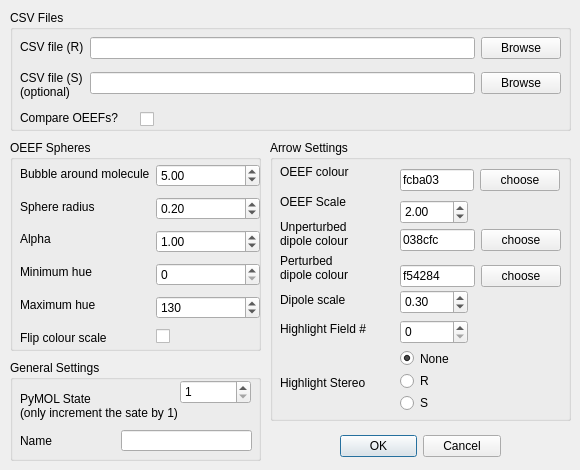
<?xml version="1.0" encoding="UTF-8"?>
<ui version="4.0">
 <class>Form</class>
 <widget class="QWidget" name="Form">
  <property name="enabled">
   <bool>true</bool>
  </property>
  <property name="geometry">
   <rect>
    <x>0</x>
    <y>0</y>
    <width>580</width>
    <height>470</height>
   </rect>
  </property>
  <property name="minimumSize">
   <size>
    <width>580</width>
    <height>470</height>
   </size>
  </property>
  <property name="maximumSize">
   <size>
    <width>580</width>
    <height>470</height>
   </size>
  </property>
  <property name="windowTitle">
   <string>Form</string>
  </property>
  <widget class="QGroupBox" name="groupBox">
   <property name="geometry">
    <rect>
     <x>10</x>
     <y>140</y>
     <width>251</width>
     <height>211</height>
    </rect>
   </property>
   <property name="title">
    <string>OEEF Spheres</string>
   </property>
   <widget class="QWidget" name="horizontalLayoutWidget">
    <property name="geometry">
     <rect>
      <x>10</x>
      <y>20</y>
      <width>240</width>
      <height>191</height>
     </rect>
    </property>
    <layout class="QHBoxLayout" name="horizontalLayout">
     <item>
      <layout class="QVBoxLayout" name="verticalLayout_2">
       <item>
        <widget class="QLabel" name="label">
         <property name="text">
          <string>Bubble around molecule</string>
         </property>
        </widget>
       </item>
       <item>
        <widget class="QLabel" name="label_2">
         <property name="text">
          <string>Sphere radius</string>
         </property>
        </widget>
       </item>
       <item>
        <widget class="QLabel" name="label_5">
         <property name="text">
          <string>Alpha</string>
         </property>
        </widget>
       </item>
       <item>
        <widget class="QLabel" name="label_6">
         <property name="text">
          <string>Minimum hue</string>
         </property>
        </widget>
       </item>
       <item>
        <widget class="QLabel" name="label_7">
         <property name="text">
          <string>Maximum hue</string>
         </property>
        </widget>
       </item>
       <item>
        <widget class="QLabel" name="label_8">
         <property name="text">
          <string>Flip colour scale</string>
         </property>
        </widget>
       </item>
      </layout>
     </item>
     <item>
      <layout class="QVBoxLayout" name="verticalLayout">
       <item>
        <widget class="QDoubleSpinBox" name="bubble">
         <property name="value">
          <double>5.000000000000000</double>
         </property>
        </widget>
       </item>
       <item>
        <widget class="QDoubleSpinBox" name="radius">
         <property name="singleStep">
          <double>0.010000000000000</double>
         </property>
         <property name="value">
          <double>0.200000000000000</double>
         </property>
        </widget>
       </item>
       <item>
        <widget class="QDoubleSpinBox" name="alpha">
         <property name="singleStep">
          <double>0.100000000000000</double>
         </property>
         <property name="value">
          <double>1.000000000000000</double>
         </property>
        </widget>
       </item>
       <item>
        <widget class="QSpinBox" name="minH">
         <property name="maximum">
          <number>360</number>
         </property>
        </widget>
       </item>
       <item>
        <widget class="QSpinBox" name="maxH">
         <property name="maximum">
          <number>360</number>
         </property>
         <property name="value">
          <number>130</number>
         </property>
        </widget>
       </item>
       <item>
        <widget class="QCheckBox" name="flipcolour">
         <property name="text">
          <string/>
         </property>
        </widget>
       </item>
      </layout>
     </item>
    </layout>
   </widget>
  </widget>
  <widget class="QGroupBox" name="groupBox_2">
   <property name="geometry">
    <rect>
     <x>270</x>
     <y>140</y>
     <width>301</width>
     <height>281</height>
    </rect>
   </property>
   <property name="title">
    <string>Arrow Settings</string>
   </property>
   <widget class="QWidget" name="layoutWidget">
    <property name="geometry">
     <rect>
      <x>130</x>
      <y>210</y>
      <width>71</width>
      <height>61</height>
     </rect>
    </property>
    <layout class="QVBoxLayout" name="verticalLayout_6">
     <item>
      <widget class="QRadioButton" name="highlight_null">
       <property name="text">
        <string>None</string>
       </property>
       <property name="checked">
        <bool>true</bool>
       </property>
      </widget>
     </item>
     <item>
      <widget class="QRadioButton" name="highlight_r">
       <property name="text">
        <string>R</string>
       </property>
      </widget>
     </item>
     <item>
      <widget class="QRadioButton" name="highlight_s">
       <property name="text">
        <string>S</string>
       </property>
      </widget>
     </item>
    </layout>
   </widget>
   <widget class="QWidget" name="layoutWidget">
    <property name="geometry">
     <rect>
      <x>10</x>
      <y>20</y>
      <width>112</width>
      <height>181</height>
     </rect>
    </property>
    <layout class="QVBoxLayout" name="verticalLayout_5">
     <item>
      <widget class="QLabel" name="label_10">
       <property name="text">
        <string>OEEF colour</string>
       </property>
      </widget>
     </item>
     <item>
      <widget class="QLabel" name="label_13">
       <property name="text">
        <string>OEEF Scale</string>
       </property>
      </widget>
     </item>
     <item>
      <widget class="QLabel" name="label_11">
       <property name="text">
        <string>Unperturbed
dipole colour</string>
       </property>
      </widget>
     </item>
     <item>
      <widget class="QLabel" name="label_14">
       <property name="text">
        <string>Perturbed
dipole colour</string>
       </property>
      </widget>
     </item>
     <item>
      <widget class="QLabel" name="label_12">
       <property name="text">
        <string>Dipole scale</string>
       </property>
      </widget>
     </item>
     <item>
      <widget class="QLabel" name="label_15">
       <property name="text">
        <string>Highlight Field #</string>
       </property>
      </widget>
     </item>
    </layout>
   </widget>
   <widget class="QLabel" name="label_24">
    <property name="geometry">
     <rect>
      <x>10</x>
      <y>230</y>
      <width>110</width>
      <height>26</height>
     </rect>
    </property>
    <property name="text">
     <string>Highlight Stereo</string>
    </property>
   </widget>
   <widget class="QDoubleSpinBox" name="fieldscale">
    <property name="geometry">
     <rect>
      <x>130</x>
      <y>60</y>
      <width>68</width>
      <height>24</height>
     </rect>
    </property>
    <property name="singleStep">
     <double>0.100000000000000</double>
    </property>
    <property name="value">
     <double>2.000000000000000</double>
    </property>
   </widget>
   <widget class="QDoubleSpinBox" name="dipolescale">
    <property name="geometry">
     <rect>
      <x>130</x>
      <y>150</y>
      <width>68</width>
      <height>24</height>
     </rect>
    </property>
    <property name="singleStep">
     <double>0.100000000000000</double>
    </property>
    <property name="value">
     <double>0.300000000000000</double>
    </property>
   </widget>
   <widget class="QSpinBox" name="highlightvec">
    <property name="geometry">
     <rect>
      <x>130</x>
      <y>180</y>
      <width>68</width>
      <height>24</height>
     </rect>
    </property>
   </widget>
   <widget class="QWidget" name="horizontalLayoutWidget_3">
    <property name="geometry">
     <rect>
      <x>130</x>
      <y>20</y>
      <width>160</width>
      <height>41</height>
     </rect>
    </property>
    <layout class="QHBoxLayout" name="horizontalLayout_3">
     <item>
      <widget class="QLineEdit" name="fieldcolour">
       <property name="text">
        <string>fcba03</string>
       </property>
       <property name="maxLength">
        <number>6</number>
       </property>
      </widget>
     </item>
     <item>
      <widget class="QPushButton" name="fieldcolour_button">
       <property name="text">
        <string>choose</string>
       </property>
      </widget>
     </item>
    </layout>
   </widget>
   <widget class="QWidget" name="horizontalLayoutWidget_4">
    <property name="geometry">
     <rect>
      <x>130</x>
      <y>80</y>
      <width>161</width>
      <height>41</height>
     </rect>
    </property>
    <layout class="QHBoxLayout" name="horizontalLayout_4">
     <item>
      <widget class="QLineEdit" name="dipolecolour">
       <property name="text">
        <string>038cfc</string>
       </property>
       <property name="maxLength">
        <number>6</number>
       </property>
      </widget>
     </item>
     <item>
      <widget class="QPushButton" name="dipolecolour_button">
       <property name="text">
        <string>choose</string>
       </property>
      </widget>
     </item>
    </layout>
   </widget>
   <widget class="QWidget" name="horizontalLayoutWidget_5">
    <property name="geometry">
     <rect>
      <x>130</x>
      <y>120</y>
      <width>161</width>
      <height>33</height>
     </rect>
    </property>
    <layout class="QHBoxLayout" name="horizontalLayout_5">
     <item>
      <widget class="QLineEdit" name="perturbeddipolecolour">
       <property name="text">
        <string>f54284</string>
       </property>
       <property name="maxLength">
        <number>6</number>
       </property>
      </widget>
     </item>
     <item>
      <widget class="QPushButton" name="perturbeddipolecolour_button">
       <property name="text">
        <string>choose</string>
       </property>
      </widget>
     </item>
    </layout>
   </widget>
  </widget>
  <widget class="QGroupBox" name="groupBox_3">
   <property name="geometry">
    <rect>
     <x>10</x>
     <y>360</y>
     <width>251</width>
     <height>101</height>
    </rect>
   </property>
   <property name="title">
    <string>General Settings</string>
   </property>
   <widget class="QLabel" name="label_23">
    <property name="geometry">
     <rect>
      <x>10</x>
      <y>30</y>
      <width>191</width>
      <height>31</height>
     </rect>
    </property>
    <property name="text">
     <string>PyMOL State
(only increment the sate by 1)</string>
    </property>
   </widget>
   <widget class="QLabel" name="label_25">
    <property name="geometry">
     <rect>
      <x>10</x>
      <y>70</y>
      <width>139</width>
      <height>21</height>
     </rect>
    </property>
    <property name="text">
     <string>Name</string>
    </property>
   </widget>
   <widget class="QLineEdit" name="name">
    <property name="geometry">
     <rect>
      <x>111</x>
      <y>70</y>
      <width>131</width>
      <height>21</height>
     </rect>
    </property>
    <property name="readOnly">
     <bool>false</bool>
    </property>
   </widget>
   <widget class="QSpinBox" name="state">
    <property name="geometry">
     <rect>
      <x>170</x>
      <y>20</y>
      <width>71</width>
      <height>24</height>
     </rect>
    </property>
    <property name="minimum">
     <number>1</number>
    </property>
    <property name="maximum">
     <number>999999</number>
    </property>
   </widget>
  </widget>
  <widget class="QGroupBox" name="groupBox_4">
   <property name="geometry">
    <rect>
     <x>10</x>
     <y>10</y>
     <width>561</width>
     <height>121</height>
    </rect>
   </property>
   <property name="title">
    <string>CSV Files</string>
   </property>
   <widget class="QWidget" name="horizontalLayoutWidget_2">
    <property name="geometry">
     <rect>
      <x>10</x>
      <y>20</y>
      <width>541</width>
      <height>71</height>
     </rect>
    </property>
    <layout class="QHBoxLayout" name="horizontalLayout_2">
     <item>
      <layout class="QVBoxLayout" name="verticalLayout_3">
       <item>
        <widget class="QLabel" name="label_3">
         <property name="text">
          <string>CSV file (R)</string>
         </property>
        </widget>
       </item>
       <item>
        <widget class="QLabel" name="label_18">
         <property name="text">
          <string>CSV file (S)
(optional)</string>
         </property>
        </widget>
       </item>
      </layout>
     </item>
     <item>
      <layout class="QVBoxLayout" name="verticalLayout_4">
       <item>
        <widget class="QLineEdit" name="vecCSV">
         <property name="readOnly">
          <bool>true</bool>
         </property>
        </widget>
       </item>
       <item>
        <widget class="QLineEdit" name="vecCSVS">
         <property name="readOnly">
          <bool>true</bool>
         </property>
        </widget>
       </item>
      </layout>
     </item>
     <item>
      <layout class="QVBoxLayout" name="verticalLayout_7">
       <item>
        <widget class="QPushButton" name="vecCSVbrowse">
         <property name="text">
          <string>Browse</string>
         </property>
        </widget>
       </item>
       <item>
        <widget class="QPushButton" name="vecCSVSbrowse">
         <property name="text">
          <string>Browse</string>
         </property>
        </widget>
       </item>
      </layout>
     </item>
    </layout>
   </widget>
   <widget class="QLabel" name="label_21">
    <property name="geometry">
     <rect>
      <x>10</x>
      <y>100</y>
      <width>149</width>
      <height>16</height>
     </rect>
    </property>
    <property name="text">
     <string>Compare OEEFs?</string>
    </property>
   </widget>
   <widget class="QCheckBox" name="diff">
    <property name="geometry">
     <rect>
      <x>130</x>
      <y>100</y>
      <width>133</width>
      <height>18</height>
     </rect>
    </property>
    <property name="text">
     <string/>
    </property>
   </widget>
  </widget>
  <widget class="QDialogButtonBox" name="buttonBox">
   <property name="geometry">
    <rect>
     <x>340</x>
     <y>430</y>
     <width>161</width>
     <height>32</height>
    </rect>
   </property>
   <property name="standardButtons">
    <set>QDialogButtonBox::Cancel|QDialogButtonBox::Ok</set>
   </property>
  </widget>
 </widget>
 <resources/>
 <connections/>
</ui>
